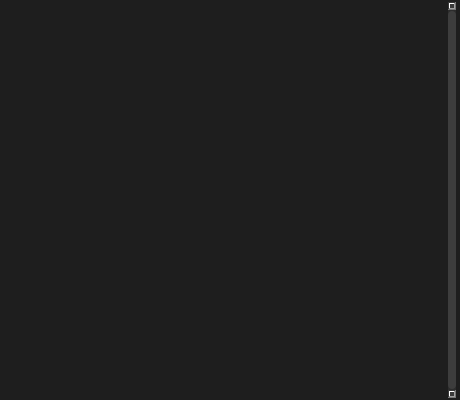
<?xml version="1.0" encoding="UTF-8"?>
<ui version="4.0">
 <class>MediaPlayListDialog</class>
 <widget class="QDialog" name="MediaPlayListDialog">
  <property name="geometry">
   <rect>
    <x>0</x>
    <y>0</y>
    <width>460</width>
    <height>400</height>
   </rect>
  </property>
  <property name="minimumSize">
   <size>
    <width>460</width>
    <height>400</height>
   </size>
  </property>
  <property name="maximumSize">
   <size>
    <width>460</width>
    <height>16777215</height>
   </size>
  </property>
  <property name="windowTitle">
   <string>Play List</string>
  </property>
  <property name="windowIcon">
   <iconset resource="MediaPlayerXPre.qrc">
    <normaloff>:/MediaPlayerXPre/res/playlist.png</normaloff>:/MediaPlayerXPre/res/playlist.png</iconset>
  </property>
  <layout class="QHBoxLayout" name="horizontalLayout">
   <property name="leftMargin">
    <number>0</number>
   </property>
   <property name="topMargin">
    <number>0</number>
   </property>
   <property name="rightMargin">
    <number>0</number>
   </property>
   <property name="bottomMargin">
    <number>0</number>
   </property>
   <item>
    <widget class="QTableWidget" name="playListTableWidget">
     <property name="contextMenuPolicy">
      <enum>Qt::CustomContextMenu</enum>
     </property>
     <property name="styleSheet">
      <string notr="true">QScrollBar:vertical
{
    width:8px;
    background:rgba(200,200,200,8%);
    margin:0px,0px,0px,0px;
    padding-top:9px;
    padding-bottom:9px;
}
QScrollBar::handle:vertical
{
    width:8px;
    background:rgba(255,255,255,8%);
    border-radius:4px;
    min-height:20;
}
QScrollBar::handle:vertical:hover
{
    width:8px;
    background:rgba(255,255,255,30%);
    border-radius:4px;
    min-height:20;
}
QScrollBar::add-line:vertical
{
    height:9px;width:8px;
    border-image:url(:/MediaPlayerXPre/res/down.png);
    subcontrol-position:bottom;
}
QScrollBar::sub-line:vertical
{
    height:9px;width:8px;
    border-image:url(:/MediaPlayerXPre/res/up.png);
    subcontrol-position:top;
}
QScrollBar::add-line:vertical:hover
{
    height:9px;width:8px;
    border-image:url(:/MediaPlayerXPre/res/down_d.png);
    subcontrol-position:bottom;
}
QScrollBar::sub-line:vertical:hover
{
    height:9px;width:8px;
    border-image:url(:/MediaPlayerXPre/res/up_d.png);
    subcontrol-position:top;
}
QScrollBar::add-page:vertical,QScrollBar::sub-page:vertical
{
    background:#0006;
    border-radius:4px;
}
QTableWidget
{
	selection-background-color:#555;
	color: #FFF;
	background-color: #1E1E1E;
	alternate-background-color: #3B3B3B;
	padding: 2px 4px;
}


QHeaderView,QHeaderView::section
{
	border: none;
	color: #FFF;
	background-color: #2E2E2E;
	alternate-background-color: #3B3B3B;
}</string>
     </property>
     <property name="frameShape">
      <enum>QFrame::NoFrame</enum>
     </property>
     <property name="verticalScrollBarPolicy">
      <enum>Qt::ScrollBarAlwaysOn</enum>
     </property>
     <property name="horizontalScrollBarPolicy">
      <enum>Qt::ScrollBarAlwaysOff</enum>
     </property>
     <property name="editTriggers">
      <set>QAbstractItemView::NoEditTriggers</set>
     </property>
     <property name="dragDropOverwriteMode">
      <bool>false</bool>
     </property>
     <property name="alternatingRowColors">
      <bool>true</bool>
     </property>
     <property name="selectionMode">
      <enum>QAbstractItemView::SingleSelection</enum>
     </property>
     <property name="selectionBehavior">
      <enum>QAbstractItemView::SelectRows</enum>
     </property>
     <property name="verticalScrollMode">
      <enum>QAbstractItemView::ScrollPerPixel</enum>
     </property>
     <property name="showGrid">
      <bool>false</bool>
     </property>
     <property name="columnCount">
      <number>2</number>
     </property>
     <attribute name="horizontalHeaderVisible">
      <bool>false</bool>
     </attribute>
     <attribute name="verticalHeaderCascadingSectionResizes">
      <bool>true</bool>
     </attribute>
     <column>
      <property name="text">
       <string>File</string>
      </property>
     </column>
     <column>
      <property name="text">
       <string>Time</string>
      </property>
     </column>
    </widget>
   </item>
  </layout>
 </widget>
 <layoutdefault spacing="6" margin="11"/>
 <resources>
  <include location="MediaPlayerXPre.qrc"/>
 </resources>
 <connections/>
</ui>
